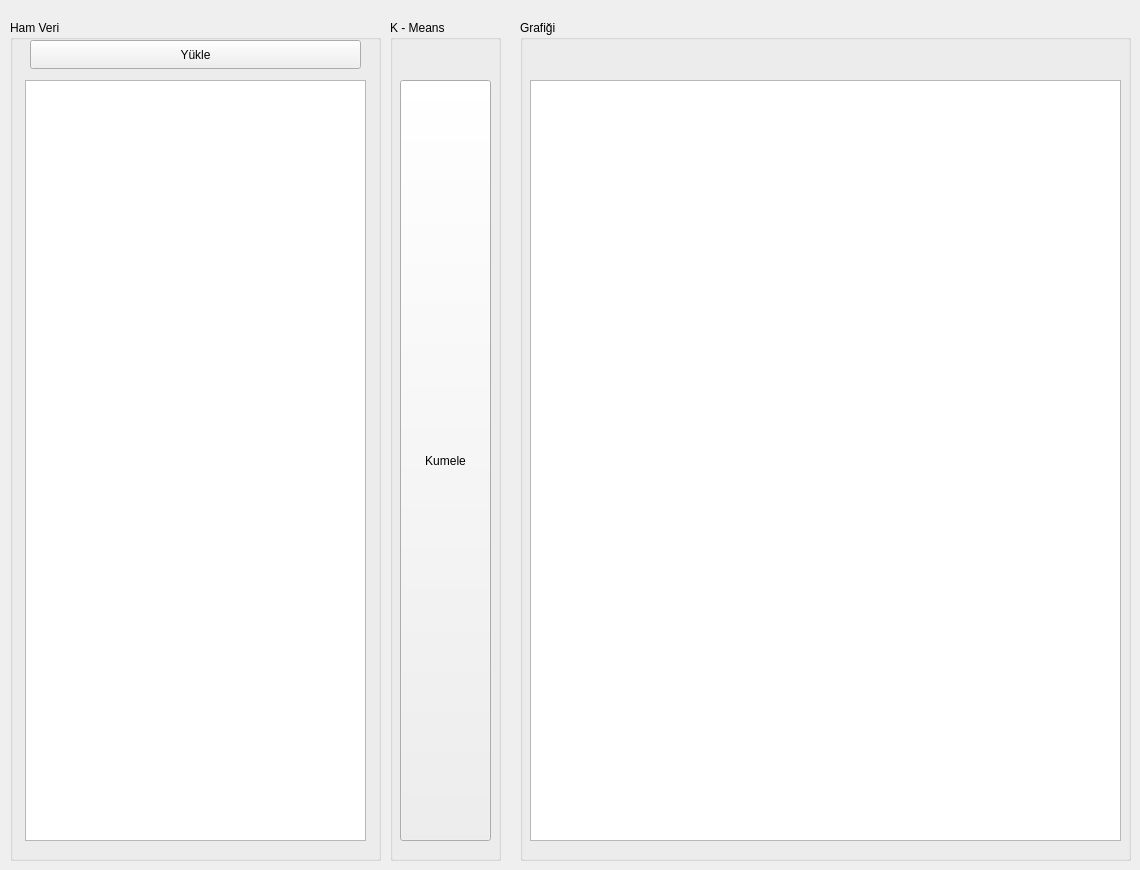
   <widget class="QWidget" name="tab_3">
    <attribute name="title">
     <string>K-MEANS</string>
    </attribute>
    <widget class="QGroupBox" name="groupBox_16">
     <property name="geometry">
      <rect>
       <x>10</x>
       <y>20</y>
       <width>371</width>
       <height>841</height>
      </rect>
     </property>
     <property name="title">
      <string>Ham Veri</string>
     </property>
     <widget class="QTableWidget" name="twKmeansVeriYukle">
      <property name="geometry">
       <rect>
        <x>15</x>
        <y>60</y>
        <width>341</width>
        <height>761</height>
       </rect>
      </property>
     </widget>
     <widget class="QPushButton" name="btnKmeansVeriYukle">
      <property name="geometry">
       <rect>
        <x>20</x>
        <y>20</y>
        <width>331</width>
        <height>29</height>
       </rect>
      </property>
      <property name="text">
       <string>Yükle</string>
      </property>
     </widget>
    </widget>
    <widget class="QGroupBox" name="groupBox_17">
     <property name="geometry">
      <rect>
       <x>390</x>
       <y>20</y>
       <width>111</width>
       <height>841</height>
      </rect>
     </property>
     <property name="title">
      <string>K - Means</string>
     </property>
     <widget class="QPushButton" name="btnKmeansVeriKumele">
      <property name="geometry">
       <rect>
        <x>10</x>
        <y>60</y>
        <width>91</width>
        <height>761</height>
       </rect>
      </property>
      <property name="text">
       <string>Kumele</string>
      </property>
     </widget>
    </widget>
    <widget class="QGroupBox" name="groupBox_18">
     <property name="geometry">
      <rect>
       <x>520</x>
       <y>20</y>
       <width>611</width>
       <height>841</height>
      </rect>
     </property>
     <property name="title">
      <string>Grafiği</string>
     </property>
     <widget class="QGraphicsView" name="gvKmeansVeriKumele">
      <property name="geometry">
       <rect>
        <x>10</x>
        <y>60</y>
        <width>591</width>
        <height>761</height>
       </rect>
      </property>
     </widget>
    </widget>
   </widget>
